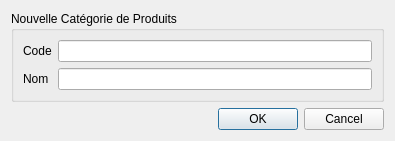
<?xml version="1.0" encoding="UTF-8"?>
<ui version="4.0">
 <class>NouvelleCategorieDialog</class>
 <widget class="QDialog" name="NouvelleCategorieDialog">
  <property name="geometry">
   <rect>
    <x>0</x>
    <y>0</y>
    <width>395</width>
    <height>139</height>
   </rect>
  </property>
  <property name="windowTitle">
   <string>Créer une nouvelle catégorie de produits</string>
  </property>
  <property name="modal">
   <bool>true</bool>
  </property>
  <layout class="QVBoxLayout" name="verticalLayout">
   <item>
    <widget class="QGroupBox" name="groupBox">
     <property name="title">
      <string>Nouvelle Catégorie de Produits</string>
     </property>
     <layout class="QGridLayout" name="gridLayout">
      <item row="0" column="0">
       <widget class="QLabel" name="label">
        <property name="text">
         <string>Code</string>
        </property>
       </widget>
      </item>
      <item row="0" column="1">
       <widget class="QLineEdit" name="edCode"/>
      </item>
      <item row="1" column="0">
       <widget class="QLabel" name="label_2">
        <property name="text">
         <string>Nom</string>
        </property>
       </widget>
      </item>
      <item row="1" column="1">
       <widget class="QLineEdit" name="edNom"/>
      </item>
     </layout>
    </widget>
   </item>
   <item>
    <widget class="QDialogButtonBox" name="buttonBox">
     <property name="orientation">
      <enum>Qt::Horizontal</enum>
     </property>
     <property name="standardButtons">
      <set>QDialogButtonBox::Cancel|QDialogButtonBox::Ok</set>
     </property>
    </widget>
   </item>
   <item>
    <spacer name="verticalSpacer">
     <property name="orientation">
      <enum>Qt::Vertical</enum>
     </property>
     <property name="sizeHint" stdset="0">
      <size>
       <width>20</width>
       <height>40</height>
      </size>
     </property>
    </spacer>
   </item>
  </layout>
 </widget>
 <tabstops>
  <tabstop>edCode</tabstop>
  <tabstop>edNom</tabstop>
  <tabstop>buttonBox</tabstop>
 </tabstops>
 <resources/>
 <connections>
  <connection>
   <sender>buttonBox</sender>
   <signal>accepted()</signal>
   <receiver>NouvelleCategorieDialog</receiver>
   <slot>accept()</slot>
   <hints>
    <hint type="sourcelabel">
     <x>248</x>
     <y>254</y>
    </hint>
    <hint type="destinationlabel">
     <x>157</x>
     <y>274</y>
    </hint>
   </hints>
  </connection>
  <connection>
   <sender>buttonBox</sender>
   <signal>rejected()</signal>
   <receiver>NouvelleCategorieDialog</receiver>
   <slot>reject()</slot>
   <hints>
    <hint type="sourcelabel">
     <x>316</x>
     <y>260</y>
    </hint>
    <hint type="destinationlabel">
     <x>286</x>
     <y>274</y>
    </hint>
   </hints>
  </connection>
 </connections>
</ui>
